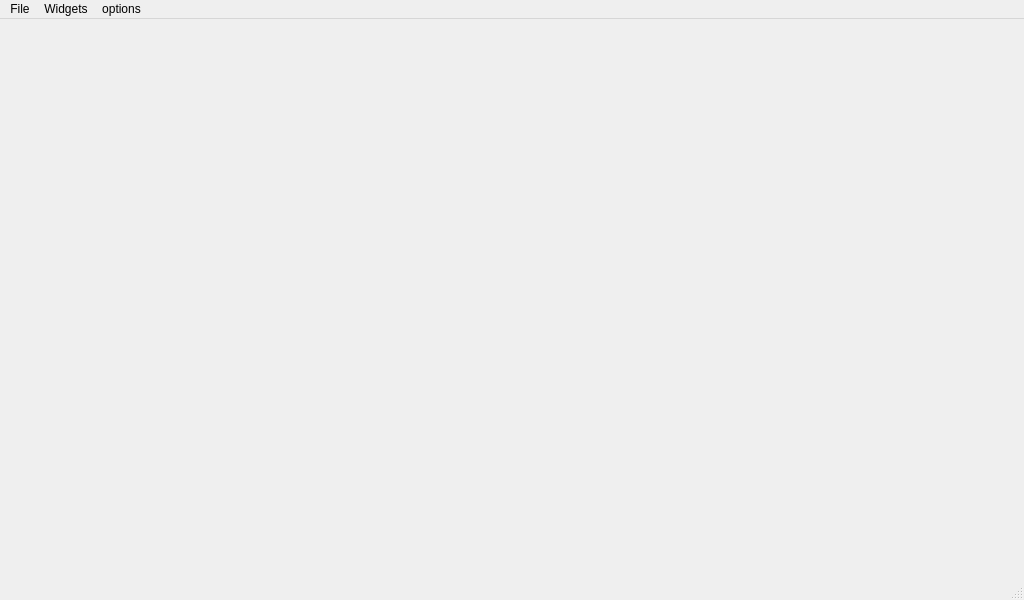
<?xml version="1.0" encoding="UTF-8"?>
<ui version="4.0">
 <class>MainWindow</class>
 <widget class="QMainWindow" name="MainWindow">
  <property name="geometry">
   <rect>
    <x>0</x>
    <y>0</y>
    <width>1024</width>
    <height>600</height>
   </rect>
  </property>
  <property name="minimumSize">
   <size>
    <width>640</width>
    <height>400</height>
   </size>
  </property>
  <property name="baseSize">
   <size>
    <width>1100</width>
    <height>800</height>
   </size>
  </property>
  <property name="mouseTracking">
   <bool>false</bool>
  </property>
  <property name="windowTitle">
   <string>MGMainWindow</string>
  </property>
  <property name="styleSheet">
   <string notr="true"/>
  </property>
  <widget class="QWidget" name="centralWidget">
   <property name="sizePolicy">
    <sizepolicy hsizetype="MinimumExpanding" vsizetype="MinimumExpanding">
     <horstretch>0</horstretch>
     <verstretch>0</verstretch>
    </sizepolicy>
   </property>
   <property name="minimumSize">
    <size>
     <width>200</width>
     <height>150</height>
    </size>
   </property>
  </widget>
  <widget class="QStatusBar" name="statusBar"/>
  <widget class="QMenuBar" name="menuBar">
   <property name="geometry">
    <rect>
     <x>0</x>
     <y>0</y>
     <width>1024</width>
     <height>21</height>
    </rect>
   </property>
   <widget class="QMenu" name="menuFile">
    <property name="title">
     <string>File</string>
    </property>
    <addaction name="separator"/>
    <addaction name="actionStatusBar"/>
    <addaction name="separator"/>
    <addaction name="actionExit"/>
   </widget>
   <widget class="QMenu" name="menuWidgets">
    <property name="title">
     <string>Widgets</string>
    </property>
   </widget>
   <widget class="QMenu" name="menuoptions">
    <property name="title">
     <string>options</string>
    </property>
    <addaction name="separator"/>
    <addaction name="indoor"/>
    <addaction name="actionoutdoor"/>
   </widget>
   <addaction name="menuFile"/>
   <addaction name="menuWidgets"/>
   <addaction name="menuoptions"/>
  </widget>
  <action name="actionExit">
   <property name="text">
    <string>Exit</string>
   </property>
   <property name="shortcut">
    <string>Ctrl+Q</string>
   </property>
  </action>
  <action name="actionAdd_Link">
   <property name="text">
    <string>Manage Communication Links</string>
   </property>
  </action>
  <action name="actionAdvanced_Mode">
   <property name="checkable">
    <bool>true</bool>
   </property>
   <property name="text">
    <string>Advanced Mode</string>
   </property>
  </action>
  <action name="actionStatusBar">
   <property name="checkable">
    <bool>true</bool>
   </property>
   <property name="text">
    <string>Replay Flight Data</string>
   </property>
  </action>
  <action name="indoor">
   <property name="checkable">
    <bool>true</bool>
   </property>
   <property name="checked">
    <bool>true</bool>
   </property>
   <property name="text">
    <string>indoor</string>
   </property>
  </action>
  <action name="actionoutdoor">
   <property name="checkable">
    <bool>true</bool>
   </property>
   <property name="text">
    <string>outdoor</string>
   </property>
  </action>
 </widget>
 <layoutdefault spacing="6" margin="11"/>
 <resources/>
 <connections>
  <connection>
   <sender>actionExit</sender>
   <signal>triggered()</signal>
   <receiver>MainWindow</receiver>
   <slot>close()</slot>
   <hints>
    <hint type="sourcelabel">
     <x>-1</x>
     <y>-1</y>
    </hint>
    <hint type="destinationlabel">
     <x>299</x>
     <y>199</y>
    </hint>
   </hints>
  </connection>
 </connections>
</ui>
